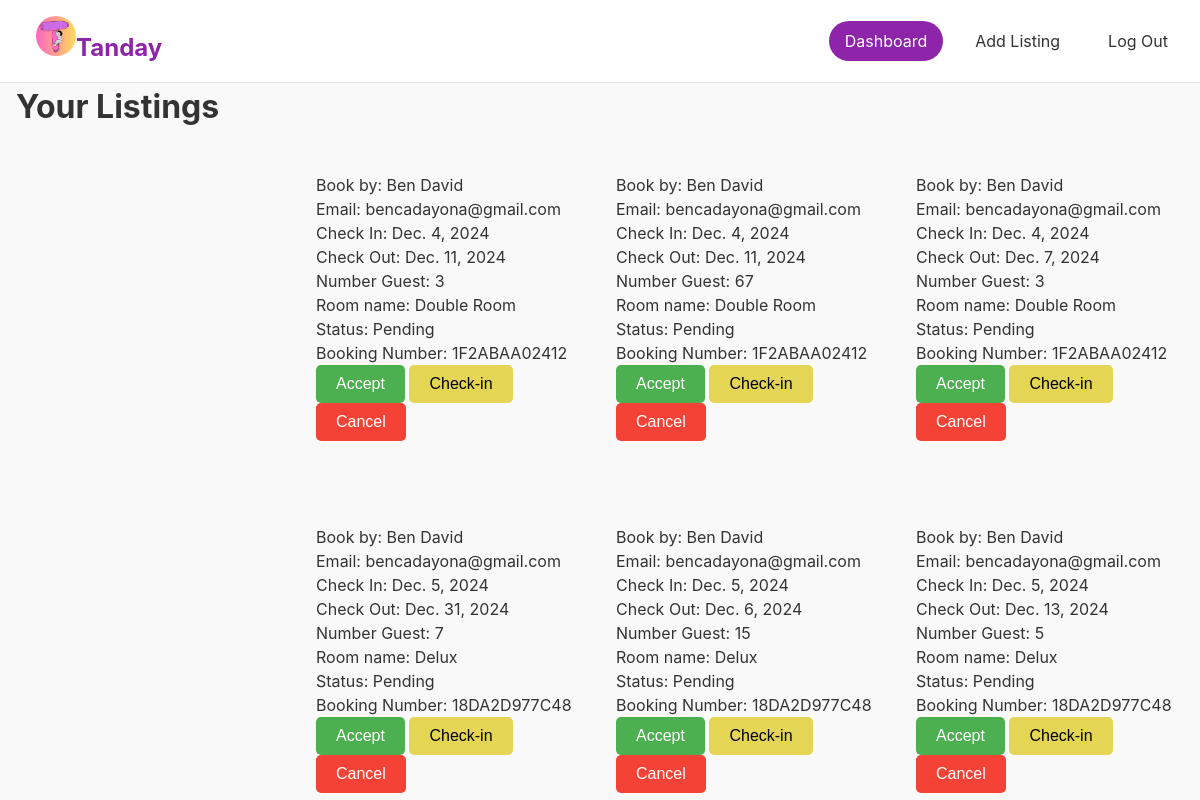
The app's page /viewBooks/10/ (signed in), older data.
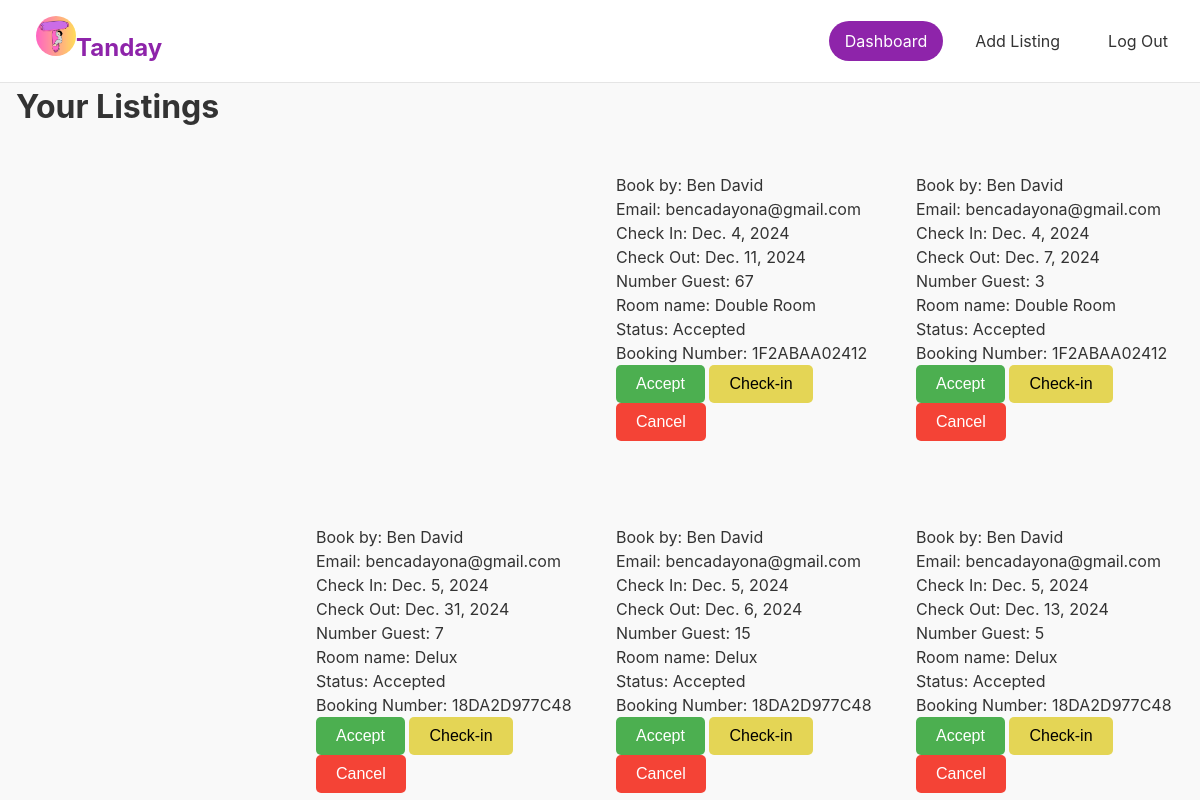
The same page, newer data.
### api/models.py (models this page shows, shortened)
class Booking(models.Model):
    STATUS_CHOICES = [
        ("Pending", "Pending"),
        ("Canceled", "Canceled"),
        ("Accepted", "Accepted"),
        ("Check-in", "Check-in"),
        ("Check-out", "Check-out"),
    ]
    user = models.ForeignKey(User, on_delete=models.CASCADE, null=True, blank=True)
    name = models.CharField(max_length=100)
    email = models.EmailField()
    check_in = models.DateField(null=True, blank=True)
    check_out = models.DateField(null=True, blank=True)
    guests = models.IntegerField()
    room = models.ForeignKey(Rooms, on_delete=models.CASCADE)
    booking_number = models.CharField(max_length=12, editable=False, default=uuid.uuid4().hex[:12].upper())
    status = models.CharField(max_length=10, choices=STATUS_CHOICES, default="Pending")

class Rooms(models.Model):
    name = models.CharField(max_length=100)
    number_of_beds = models.IntegerField()
    price = models.FloatField()
    listing = models.ForeignKey('Listing', on_delete=models.CASCADE)
    available_room = models.IntegerField(default=1)

### api/views.py (the view)
# urls.py: path('viewBooks/<int:listing_id>/', viewBooks, name='viewBooks'),
@login_required
def viewBooks(request,listing_id):
    bookings = Booking.objects.filter(room__listing__id=listing_id)
    context = {'bookings':bookings,
               }
    return render(request, 'viewHotelBooks.html',context )

### api/templates/viewHotelBooks.html (shortened to what this page needs)
<!DOCTYPE html>
<html lang="en">
<head>
</head>
<body>
    {% load static %}
    <header>
        <div class="container header-content">
            <div class="balay">
                <a href="/home" class="logo"><img src="{% static 'logo.png' %}" alt="Tanday Logo" style="width: 40px; height: 40px; border-radius: 50%; margin-left: 20px;">Tanday</a>
            </div>
            <nav>
                <a href="{% url 'hotel_dashboard' %}" class="active">Dashboard</a>
                <a href="{% url 'add_listing' %}">Add Listing</a>
                <a href="{% url 'logout'%}">Log Out</a>
            </nav>
        </div>
    </header>
    <main class="container">
        <h1>Your Listings</h1>
        <div class="listings">
            {% for booking in bookings %}
                <div class="list-info">
                    {%if booking.status !=  'Check-out' %}
                        <p>Book by: {{booking.name}}</p>
                        <p>Email: {{booking.email}}</p>
                        <p>Check In: {{booking.check_in}}</p>
                        <p>Check Out: {{booking.check_out}}</p>
                        <p>Number Guest: {{booking.guests}}</p>
                        <p>Room name: {{booking.room.name}}</p>
                        <p>Status: {{booking.status}}</p>
                        <p>Booking Number: {{booking.booking_number}}</p>
                        <form method="POST" action="{% url 'accept' booking.id %}">
                           {%if booking.status != 'Canceled' and booking.status != 'Check-in'%}
                            <button type="submit" name="accept_button" class="accept-button">Accept</button>
                            <button type="submit" name="check_in_button" class="Check-in">Check-in</button>
                            <button type="submit" name="cancel_button" class="cancel-button">Cancel</button>
                           {%endif%}
                        </form>
                    {%endif%}
                </div>
            {% empty %}
                <p>No listings available.</p>
            {% endfor %}
        </div>
    </main>
</body>
</html>

Row changes from the older to the newer data that the page shows:
no longer on this page (row edited): Booking: name "Ben David", email "bencadayona@gmail.com", check_in "Dec. 4, 2024", check_out "Dec. 11, 2024", guests "3", room.name "Double Room", status "Pending", booking_number "1F2ABAA02412", shows "Accept"
changed Booking "Dec. 11, 2024": status "Pending" → "Accepted"
changed Booking "Dec. 7, 2024": status "Pending" → "Accepted"
changed Booking "Dec. 31, 2024": status "Pending" → "Accepted"
changed Booking "Dec. 6, 2024": status "Pending" → "Accepted"
changed Booking "Dec. 13, 2024": status "Pending" → "Accepted"
